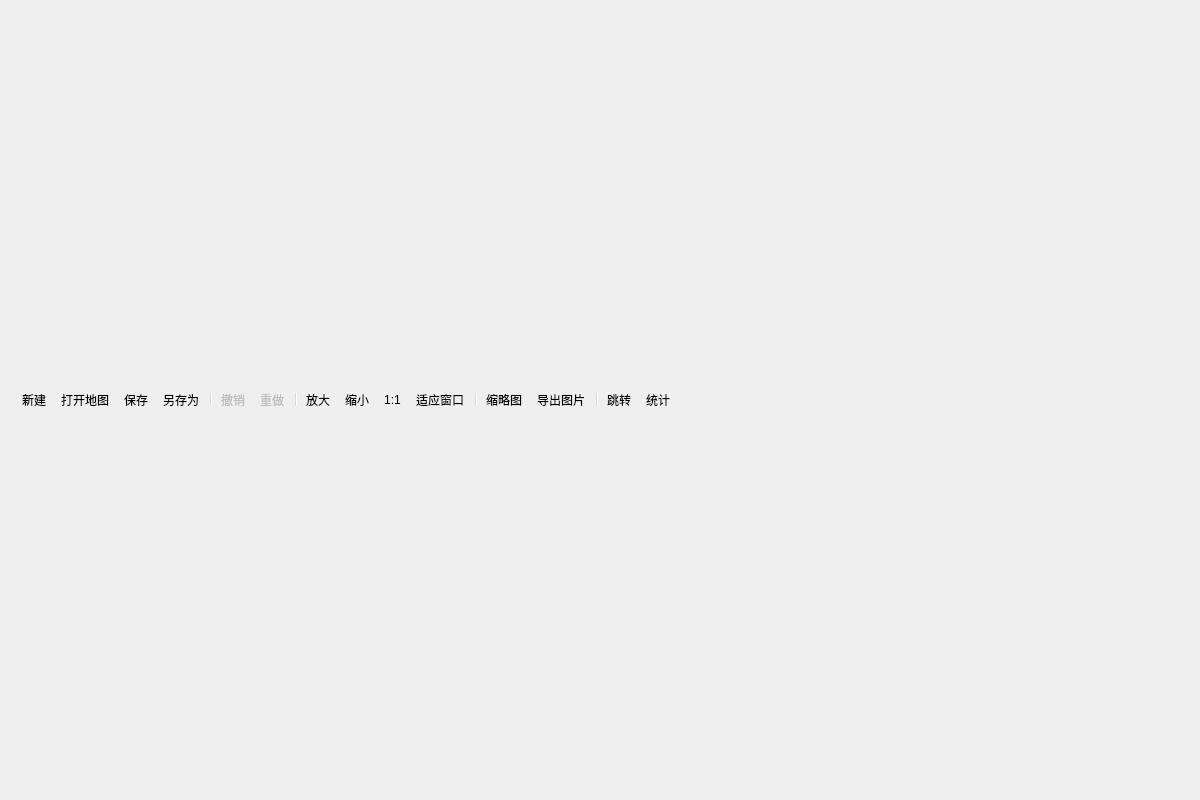
<?xml version="1.0" encoding="UTF-8"?>
<ui version="4.0">
 <class>MapEditorWindow</class>
 <widget class="QWidget" name="MapEditorWindow">
  <property name="geometry">
   <rect>
    <x>0</x>
    <y>0</y>
    <width>1200</width>
    <height>800</height>
   </rect>
  </property>
  <property name="windowTitle">
   <string>地图编辑器</string>
  </property>
  <layout class="QVBoxLayout" name="mainLayout">
   <item>
    <widget class="QToolBar" name="mapToolBar">
     <property name="windowTitle">
      <string>地图工具</string>
     </property>
     <addaction name="actionNewMap"/>
     <addaction name="actionOpenMap"/>
     <addaction name="actionSaveMap"/>
     <addaction name="actionSaveMapAs"/>
     <addaction name="separator"/>
     <addaction name="actionUndo"/>
     <addaction name="actionRedo"/>
     <addaction name="separator"/>
     <addaction name="actionZoomIn"/>
     <addaction name="actionZoomOut"/>
     <addaction name="actionResetZoom"/>
     <addaction name="actionZoomToFit"/>
     <addaction name="separator"/>
     <addaction name="actionExportThumbnail"/>
     <addaction name="actionExportBmp"/>
     <addaction name="separator"/>
     <addaction name="actionGotoTile"/>
     <addaction name="actionMapStatistics"/>
    </widget>
   </item>
  </layout>
  <action name="actionNewMap">
   <property name="text">
    <string>新建</string>
   </property>
   <property name="toolTip">
    <string>新建地图</string>
   </property>
   <property name="shortcut">
    <string>Ctrl+N</string>
   </property>
  </action>
  <action name="actionOpenMap">
   <property name="text">
    <string>打开地图</string>
   </property>
   <property name="toolTip">
    <string>打开地图文件</string>
   </property>
   <property name="shortcut">
    <string>Ctrl+O</string>
   </property>
  </action>
  <action name="actionSaveMap">
   <property name="text">
    <string>保存</string>
   </property>
   <property name="toolTip">
    <string>保存地图文件</string>
   </property>
   <property name="shortcut">
    <string>Ctrl+S</string>
   </property>
  </action>
  <action name="actionSaveMapAs">
   <property name="text">
    <string>另存为</string>
   </property>
   <property name="toolTip">
    <string>地图文件另存为</string>
   </property>
  </action>
  <action name="actionUndo">
   <property name="text">
    <string>撤销</string>
   </property>
   <property name="toolTip">
    <string>撤销上一步操作</string>
   </property>
   <property name="shortcut">
    <string>Ctrl+Z</string>
   </property>
   <property name="enabled">
    <bool>false</bool>
   </property>
  </action>
  <action name="actionRedo">
   <property name="text">
    <string>重做</string>
   </property>
   <property name="toolTip">
    <string>重做上一步撤销的操作</string>
   </property>
   <property name="shortcut">
    <string>Ctrl+Y</string>
   </property>
   <property name="enabled">
    <bool>false</bool>
   </property>
  </action>
  <action name="actionToolSelect">
   <property name="text">
    <string>选择</string>
   </property>
   <property name="icon">
    <iconset resource="../resources.qrc">
     <normaloff>:/icons/map_tools/tool-select.png</normaloff>:/icons/map_tools/tool-select.png</iconset>
   </property>
   <property name="toolTip">
    <string>选择工具 (V)</string>
   </property>
   <property name="checkable">
    <bool>true</bool>
   </property>
   <property name="checked">
    <bool>true</bool>
   </property>
   <property name="shortcut">
    <string>V</string>
   </property>
  </action>
  <action name="actionToolTilePaint">
   <property name="text">
    <string>瓦片</string>
   </property>
   <property name="icon">
    <iconset resource="../resources.qrc">
     <normaloff>:/icons/map_tools/tool-tile-paint.png</normaloff>:/icons/map_tools/tool-tile-paint.png</iconset>
   </property>
   <property name="toolTip">
    <string>瓦片绘制 (B)</string>
   </property>
   <property name="checkable">
    <bool>true</bool>
   </property>
   <property name="shortcut">
    <string>B</string>
   </property>
  </action>
  <action name="actionToolObstaclePaint">
   <property name="text">
    <string>障碍</string>
   </property>
   <property name="icon">
    <iconset resource="../resources.qrc">
     <normaloff>:/icons/map_tools/tool-obstacle.png</normaloff>:/icons/map_tools/tool-obstacle.png</iconset>
   </property>
   <property name="toolTip">
    <string>障碍工具：左键拾取/右键绘制 (O)</string>
   </property>
   <property name="checkable">
    <bool>true</bool>
   </property>
   <property name="shortcut">
    <string>O</string>
   </property>
  </action>
  <action name="actionToolTrapPaint">
   <property name="text">
    <string>陷阱</string>
   </property>
   <property name="icon">
    <iconset resource="../resources.qrc">
     <normaloff>:/icons/map_tools/tool-trap.png</normaloff>:/icons/map_tools/tool-trap.png</iconset>
   </property>
   <property name="toolTip">
    <string>陷阱工具：左键拾取/右键绘制 (T)</string>
   </property>
   <property name="checkable">
    <bool>true</bool>
   </property>
   <property name="shortcut">
    <string>T</string>
   </property>
  </action>
  <action name="actionToolNpcPlace">
   <property name="text">
    <string>NPC</string>
   </property>
   <property name="icon">
    <iconset resource="../resources.qrc">
     <normaloff>:/icons/map_tools/tool-npc.png</normaloff>:/icons/map_tools/tool-npc.png</iconset>
   </property>
   <property name="toolTip">
    <string>NPC放置 (N)</string>
   </property>
   <property name="checkable">
    <bool>true</bool>
   </property>
   <property name="shortcut">
    <string>N</string>
   </property>
  </action>
  <action name="actionToolObjectPlace">
   <property name="text">
    <string>物体</string>
   </property>
   <property name="icon">
    <iconset resource="../resources.qrc">
     <normaloff>:/icons/map_tools/tool-object.png</normaloff>:/icons/map_tools/tool-object.png</iconset>
   </property>
   <property name="toolTip">
    <string>物体放置 (P)</string>
   </property>
   <property name="checkable">
    <bool>true</bool>
   </property>
   <property name="shortcut">
    <string>P</string>
   </property>
  </action>
  <action name="actionZoomIn">
   <property name="text">
    <string>放大</string>
   </property>
   <property name="toolTip">
    <string>放大 (Ctrl+=)</string>
   </property>
   <property name="shortcut">
    <string>Ctrl+=</string>
   </property>
  </action>
  <action name="actionZoomOut">
   <property name="text">
    <string>缩小</string>
   </property>
   <property name="toolTip">
    <string>缩小 (Ctrl+-)</string>
   </property>
   <property name="shortcut">
    <string>Ctrl+-</string>
   </property>
  </action>
  <action name="actionResetZoom">
   <property name="text">
    <string>1:1</string>
   </property>
   <property name="toolTip">
    <string>重置缩放 (Ctrl+0)</string>
   </property>
   <property name="shortcut">
    <string>Ctrl+0</string>
   </property>
  </action>
  <action name="actionExportThumbnail">
   <property name="text">
    <string>缩略图</string>
   </property>
   <property name="toolTip">
    <string>导出缩略图</string>
   </property>
  </action>
  <action name="actionExportBmp">
   <property name="text">
    <string>导出图片</string>
   </property>
   <property name="toolTip">
    <string>将地图导出为 BMP/PNG 图片</string>
   </property>
  </action>
  <action name="actionLoadNpcList">
   <property name="text">
    <string>加载 NPC</string>
   </property>
   <property name="toolTip">
    <string>从 INI 文件加载 NPC 列表</string>
   </property>
  </action>
  <action name="actionLoadObjectList">
   <property name="text">
    <string>加载物体</string>
   </property>
   <property name="toolTip">
    <string>从 INI 文件加载物体列表</string>
   </property>
  </action>
  <action name="actionToolTilePicker">
   <property name="text">
    <string>吸管</string>
   </property>
   <property name="icon">
    <iconset resource="../resources.qrc">
     <normaloff>:/icons/map_tools/tool-picker.png</normaloff>:/icons/map_tools/tool-picker.png</iconset>
   </property>
   <property name="toolTip">
    <string>吸管工具 - 拾取瓦片 (I)</string>
   </property>
   <property name="checkable">
    <bool>true</bool>
   </property>
   <property name="shortcut">
    <string>I</string>
   </property>
  </action>
  <action name="actionToolAreaSelect">
   <property name="text">
    <string>区域</string>
   </property>
   <property name="icon">
    <iconset resource="../resources.qrc">
     <normaloff>:/icons/map_tools/tool-area.png</normaloff>:/icons/map_tools/tool-area.png</iconset>
   </property>
   <property name="toolTip">
    <string>区域选择 - 复制粘贴 (A)</string>
   </property>
   <property name="checkable">
    <bool>true</bool>
   </property>
   <property name="shortcut">
    <string>A</string>
   </property>
  </action>
  <action name="actionToolPan">
   <property name="text">
    <string>拖拽</string>
   </property>
   <property name="icon">
    <iconset resource="../resources.qrc">
     <normaloff>:/icons/map_tools/tool-pan.png</normaloff>:/icons/map_tools/tool-pan.png</iconset>
   </property>
   <property name="toolTip">
    <string>拖拽地图 (H)：按住左键拖动画布；中键拖拽仍可随时使用</string>
   </property>
   <property name="checkable">
    <bool>true</bool>
   </property>
   <property name="shortcut">
    <string>H</string>
   </property>
  </action>
  <action name="actionGotoTile">
   <property name="text">
    <string>跳转</string>
   </property>
   <property name="toolTip">
    <string>跳转到坐标 (Ctrl+G)</string>
   </property>
   <property name="shortcut">
    <string>Ctrl+G</string>
   </property>
  </action>
  <action name="actionZoomToFit">
   <property name="text">
    <string>适应窗口</string>
   </property>
   <property name="toolTip">
    <string>适应窗口 (Ctrl+Shift+F)</string>
   </property>
   <property name="shortcut">
    <string>Ctrl+Shift+F</string>
   </property>
  </action>
  <action name="actionMapStatistics">
   <property name="text">
    <string>统计</string>
   </property>
   <property name="toolTip">
    <string>地图统计信息</string>
   </property>
  </action>
 </widget>
 <resources>
  <include location="../resources.qrc"/>
 </resources>
 <connections/>
</ui>
